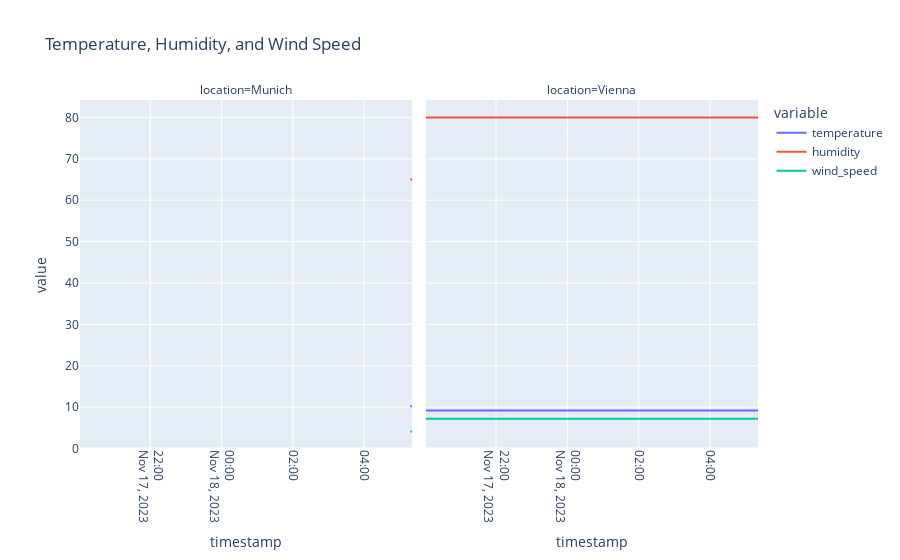

Source (notebook cell):
### Markdown cell above
First of all, crate a plot of the data first to get a visual impression. We will facet by location to see the complete data set.

In order to further analyze the data, please zoom in so that you only see a few days of data (just click and drag with the mouse to zoom in).

### Code cell
# Creating a line chart for temperature, humidity, and wind_speed
df_weather['timestamp'] = pd.to_datetime(df_weather['timestamp'], unit='ms')
fig = px.line(df_weather, x='timestamp', y=['temperature', 'humidity', 'wind_speed'], 
              facet_col='location', title='Temperature, Humidity, and Wind Speed')
fig.update_xaxes(tickangle=90)
fig.show()

### Figure 1 — Plotly figure (JSON) as saved in the notebook; plotly's stock layout.template omitted (floating-point values rounded to 4 significant figures)
{"data": [{"hovertemplate": "variable=temperature<br>location=Munich<br>timestamp=%{x}<br>value=%{y}<extra></extra>", "legendgroup": "temperature", "line": {"color": "#636efa", "dash": "solid"}, "marker": {"symbol": "circle"}, "mode": "lines", "name": "temperature", "orientation": "v", "showlegend": true, "type": "scatter", "x": ["2023-11-18T05:20:45.820000", "2023-11-18T05:17:34.410000"], "xaxis": "x", "y": [10.2, 10.2], "yaxis": "y"}, {"hovertemplate": "variable=temperature<br>location=Vienna<br>timestamp=%{x}<br>value=%{y}<extra></extra>", "legendgroup": "temperature", "line": {"color": "#636efa", "dash": "solid"}, "marker": {"symbol": "circle"}, "mode": "lines", "name": "temperature", "orientation": "v", "showlegend": false, "type": "scatter", "x": ["2023-11-18T05:20:45.730000", "2023-11-18T05:17:34.354000", "2023-11-17T20:01:48.646000"], "xaxis": "x2", "y": [9.2, 9.2, 9.2], "yaxis": "y2"}, {"hovertemplate": "variable=humidity<br>location=Munich<br>timestamp=%{x}<br>value=%{y}<extra></extra>", "legendgroup": "humidity", "line": {"color": "#EF553B", "dash": "solid"}, "marker": {"symbol": "circle"}, "mode": "lines", "name": "humidity", "orientation": "v", "showlegend": true, "type": "scatter", "x": ["2023-11-18T05:20:45.820000", "2023-11-18T05:17:34.410000"], "xaxis": "x", "y": [65, 65], "yaxis": "y"}, {"hovertemplate": "variable=humidity<br>location=Vienna<br>timestamp=%{x}<br>value=%{y}<extra></extra>", "legendgroup": "humidity", "line": {"color": "#EF553B", "dash": "solid"}, "marker": {"symbol": "circle"}, "mode": "lines", "name": "humidity", "orientation": "v", "showlegend": false, "type": "scatter", "x": ["2023-11-18T05:20:45.730000", "2023-11-18T05:17:34.354000", "2023-11-17T20:01:48.646000"], "xaxis": "x2", "y": [80, 80, 80], "yaxis": "y2"}, {"hovertemplate": "variable=wind_speed<br>location=Munich<br>timestamp=%{x}<br>value=%{y}<extra></extra>", "legendgroup": "wind_speed", "line": {"color": "#00cc96", "dash": "solid"}, "marker": {"symbol": "circle"}, "mode": "lines", "name": "wind_speed", "orientation": "v", "showlegend": true, "type": "scatter", "x": ["2023-11-18T05:20:45.820000", "2023-11-18T05:17:34.410000"], "xaxis": "x", "y": [4.1, 4.1], "yaxis": "y"}, {"hovertemplate": "variable=wind_speed<br>location=Vienna<br>timestamp=%{x}<br>value=%{y}<extra></extra>", "legendgroup": "wind_speed", "line": {"color": "#00cc96", "dash": "solid"}, "marker": {"symbol": "circle"}, "mode": "lines", "name": "wind_speed", "orientation": "v", "showlegend": false, "type": "scatter", "x": ["2023-11-18T05:20:45.730000", "2023-11-18T05:17:34.354000", "2023-11-17T20:01:48.646000"], "xaxis": "x2", "y": [7.2, 7.2, 7.2], "yaxis": "y2"}], "layout": {"annotations": [{"font": {}, "showarrow": false, "text": "location=Munich", "x": 0.245, "xanchor": "center", "xref": "paper", "y": 1, "yanchor": "bottom", "yref": "paper"}, {"font": {}, "showarrow": false, "text": "location=Vienna", "x": 0.755, "xanchor": "center", "xref": "paper", "y": 1, "yanchor": "bottom", "yref": "paper"}], "legend": {"title": {"text": "variable"}, "tracegroupgap": 0}, "title": {"text": "Temperature, Humidity, and Wind Speed"}, "xaxis": {"anchor": "y", "domain": [0, 0.49], "tickangle": 90, "title": {"text": "timestamp"}}, "xaxis2": {"anchor": "y2", "domain": [0.51, 1], "matches": "x", "tickangle": 90, "title": {"text": "timestamp"}}, "yaxis": {"anchor": "x", "domain": [0, 1], "title": {"text": "value"}}, "yaxis2": {"anchor": "x2", "domain": [0, 1], "matches": "y", "showticklabels": false}}}
